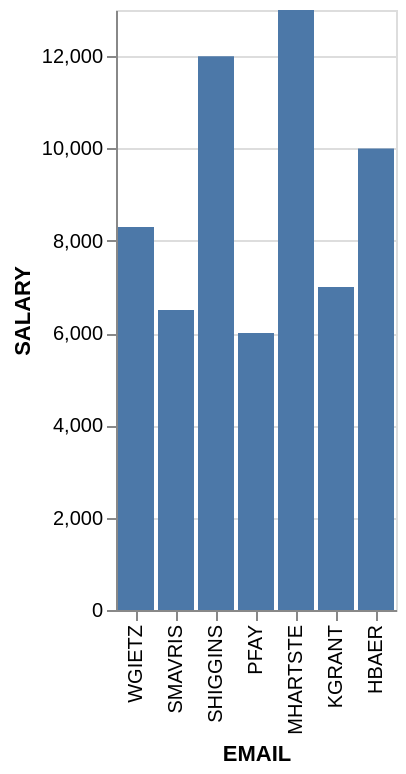

Write a Vega-Lite specification for this figure.
### Vega-Lite specification from a JSON file in a GitHub repository (floating-point values rounded to 4 significant figures)
{"data": {"values": [{"x_data": "WGIETZ", "y_data": 8300}, {"x_data": "SMAVRIS", "y_data": 6500}, {"x_data": "SHIGGINS", "y_data": 12000}, {"x_data": "PFAY", "y_data": 6000}, {"x_data": "MHARTSTE", "y_data": 13000}, {"x_data": "KGRANT", "y_data": 7000}, {"x_data": "HBAER", "y_data": 10000}]}, "mark": "bar", "encoding": {"x": {"field": "x_data", "type": "nominal", "title": "EMAIL", "sort": "descending"}, "y": {"field": "y_data", "type": "quantitative", "title": "SALARY"}}}
